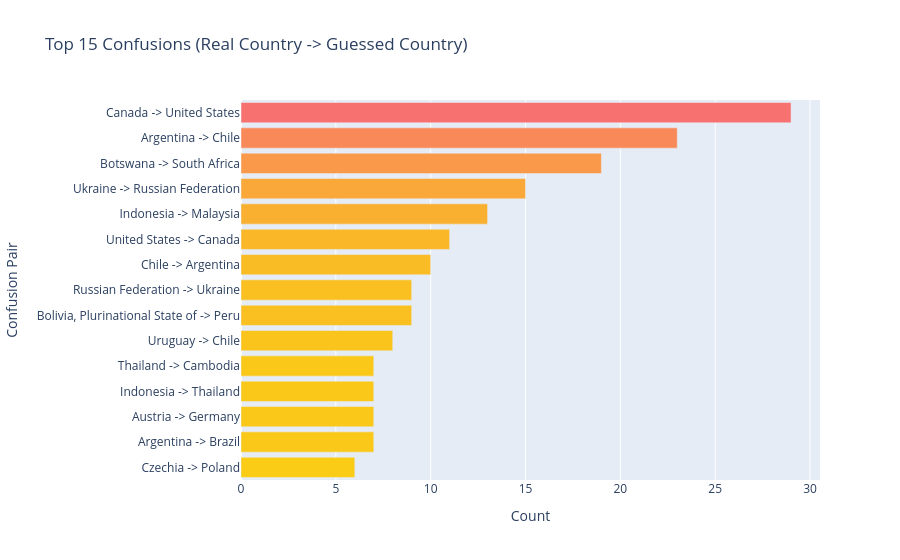

Source (notebook cell):
### Code cell
if {"real_country_name", "my_guessed_country_name", "guessed_correctly"}.issubset(rounds.columns):
    wrong = rounds[rounds["guessed_correctly"] == False].copy()
    conf = (
        wrong.groupby(["real_country_name", "my_guessed_country_name"]).size()
        .reset_index(name="count")
        .sort_values(["count", "real_country_name", "my_guessed_country_name"], ascending=[False, True, True])
    )

    top_pairs = conf.head(15).copy()
    focus_pair = conf[
        (conf["real_country_name"].str.lower() == "botswana")
        & (conf["my_guessed_country_name"].str.lower() == "south africa")
    ]
    if len(focus_pair) and not (
        (top_pairs["real_country_name"].str.lower() == "botswana")
        & (top_pairs["my_guessed_country_name"].str.lower() == "south africa")
    ).any():
        top_pairs = pd.concat([top_pairs.head(14), focus_pair.head(1)], ignore_index=True)
        top_pairs = top_pairs.sort_values(["count", "real_country_name", "my_guessed_country_name"], ascending=[False, True, True])

    if len(top_pairs):
        top_pairs["pair_label"] = top_pairs.apply(
            lambda r: f"{r['real_country_name']} -> {r['my_guessed_country_name']}", axis=1
        )
        fig = px.bar(
            top_pairs.sort_values("count"),
            x="count",
            y="pair_label",
            orientation="h",
            title="Top 15 Confusions (Real Country -> Guessed Country)",
            labels={"count": "Count", "pair_label": "Confusion Pair"},
            color="count",
            color_continuous_scale=["#facc15", "#f87171"],
        )
        fig.update_layout(coloraxis_showscale=False)
        fig.show()

### Figure 1 — Plotly figure (JSON) as saved in the notebook; plotly's stock layout.template omitted (floating-point values rounded to 4 significant figures)
{"data": [{"alignmentgroup": "True", "hovertemplate": "Count=%{marker.color}<br>Confusion Pair=%{y}<extra></extra>", "legendgroup": "", "marker": {"color": [6, 7, 7, 7, 7, 8, 9, 9, 10, 11, 13, 15, 19, 23, 29], "coloraxis": "coloraxis", "pattern": {"shape": ""}}, "name": "", "offsetgroup": "", "orientation": "h", "showlegend": false, "textposition": "auto", "type": "bar", "x": [6, 7, 7, 7, 7, 8, 9, 9, 10, 11, 13, 15, 19, 23, 29], "xaxis": "x", "y": ["Czechia -> Poland", "Argentina -> Brazil", "Austria -> Germany", "Indonesia -> Thailand", "Thailand -> Cambodia", "Uruguay -> Chile", "Bolivia, Plurinational State of -> Peru", "Russian Federation -> Ukraine", "Chile -> Argentina", "United States -> Canada", "Indonesia -> Malaysia", "Ukraine -> Russian Federation", "Botswana -> South Africa", "Argentina -> Chile", "Canada -> United States"], "yaxis": "y"}], "layout": {"barmode": "relative", "coloraxis": {"colorbar": {"title": {"text": "Count"}}, "colorscale": [[0, "#facc15"], [1, "#f87171"]], "showscale": false}, "legend": {"tracegroupgap": 0}, "title": {"text": "Top 15 Confusions (Real Country -> Guessed Country)"}, "xaxis": {"anchor": "y", "domain": [0, 1], "title": {"text": "Count"}}, "yaxis": {"anchor": "x", "domain": [0, 1], "title": {"text": "Confusion Pair"}}}}
